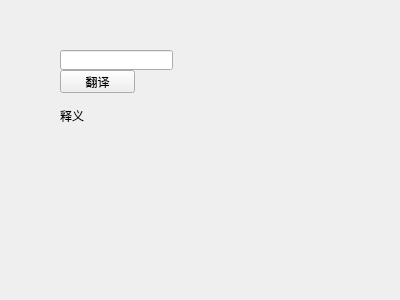
<?xml version="1.0" encoding="UTF-8"?>
<ui version="4.0">
 <class>Widget</class>
 <widget class="QWidget" name="Widget">
  <property name="geometry">
   <rect>
    <x>0</x>
    <y>0</y>
    <width>400</width>
    <height>300</height>
   </rect>
  </property>
  <property name="windowTitle">
   <string>Widget</string>
  </property>
  <widget class="QPushButton" name="pushButton">
   <property name="geometry">
    <rect>
     <x>60</x>
     <y>70</y>
     <width>75</width>
     <height>23</height>
    </rect>
   </property>
   <property name="text">
    <string>翻译</string>
   </property>
  </widget>
  <widget class="QLineEdit" name="lineEdit">
   <property name="geometry">
    <rect>
     <x>60</x>
     <y>50</y>
     <width>113</width>
     <height>20</height>
    </rect>
   </property>
  </widget>
  <widget class="QLabel" name="label">
   <property name="geometry">
    <rect>
     <x>60</x>
     <y>100</y>
     <width>111</width>
     <height>31</height>
    </rect>
   </property>
   <property name="text">
    <string>释义</string>
   </property>
  </widget>
 </widget>
 <layoutdefault spacing="6" margin="11"/>
 <resources/>
 <connections/>
</ui>
